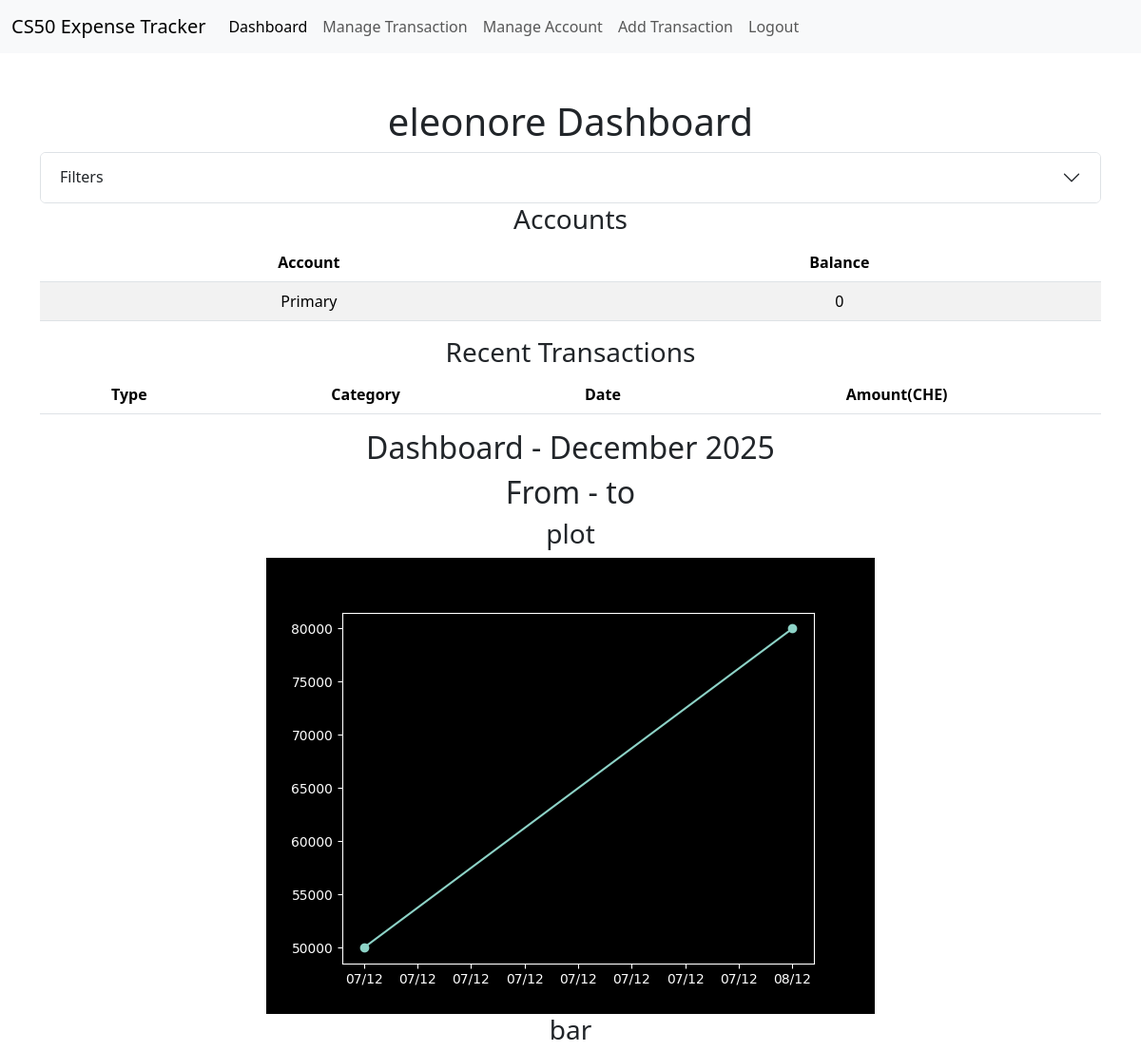
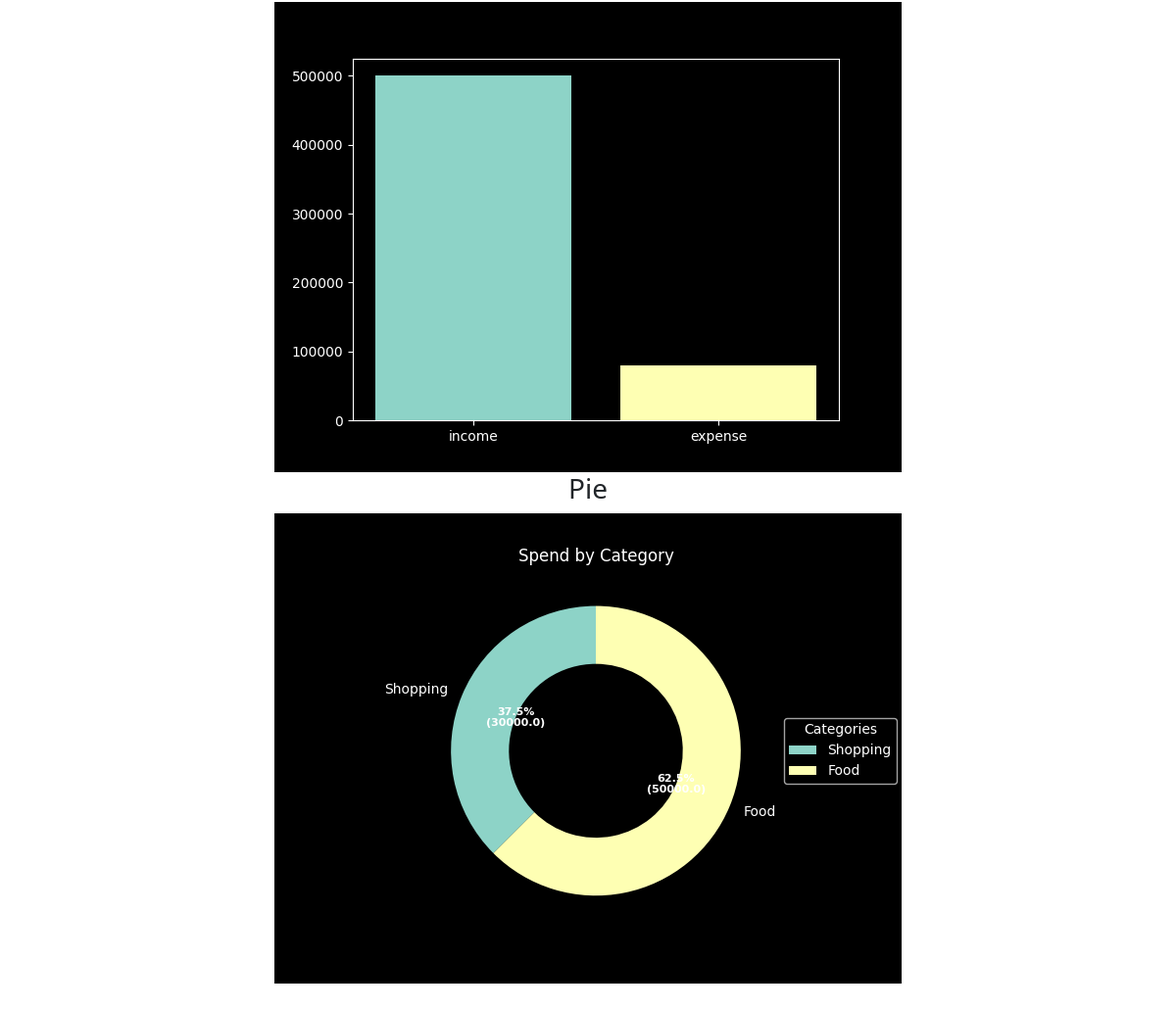
The app's page /get_charts (signed in) with its own data (2 pictures, top to bottom).
### tables this page shows
CREATE TABLE "users" (
  id       INTEGER PRIMARY KEY AUTOINCREMENT NOT NULL,
  username TEXT NOT NULL UNIQUE,
  hash     TEXT NOT NULL
);

CREATE TABLE accounts (
    id INTEGER PRIMARY KEY AUTOINCREMENT NOT NULL, 
    user_id INTEGER NOT NULL,
    account_name TEXT NOT NULL,
    balance_cents INTEGER NOT NULL DEFAULT 0,
    UNIQUE (user_id, account_name),
    FOREIGN KEY (user_id) REFERENCES users(id) ON DELETE CASCADE
);

### app.py (the view, shortened to what this page needs)
@app.route("/get_charts", methods=["GET", "POST"])
def get_charts():
    if (request.method == "GET"):
        current_date = date.today()
        start = current_date + relativedelta(day=1)
        end = current_date + relativedelta(months=1)
        month_name = start.strftime("%B")
        month_year = start.strftime("%Y")
        try:
            getLine(start, end)
        except:
            return render_template("error.html", message="Error with line graph")
        try:
            getBar(start, end)
        except:
            return render_template("error.html", message="Error with bar graph")
        try:
            getPie(start, end)
        except:
            return render_template("error.html", message="Error with pie graph")
        con = conDbDict()
        cur = con.cursor()
        user = getUser()
        transactions = getTrans(5)
        accounts = cur.execute("SELECT account_name, balance_cents, id FROM accounts WHERE user_id = ?", (user["id"],)).fetchall()
        categories = getCats()
        con.close()
        return render_template("index.html", accounts=accounts, categories=categories, bar="static/my_bar_expesne_vs_income.png", chart="static/my_line-expsnses.png", month_name=month_name, month_year=month_year, pie="static/my_pie_expenses.png", transactions=transactions, types=TYPES, user=user)

### app.py (called while the page is built)
@app.after_request
def after_request(response):
    response.headers["Cache-Control"] = "no-cache, no-store, must-revalidate"
    response.headers["Expires"] = 0
    response.headers["Pragma"] = "no-cache"
    return response

### helpers.py (called while the page is built)
def conDbDict(db = "final.db"):
        con = sqlite3.connect(db)
        con.row_factory = sqlite3.Row
        con.execute("PRAGMA foreign_keys = ON")
        return con

def getCats():
     con = conDbDict()
     cur = con.cursor()
     user = getUser()
     categories = cur.execute("SELECT name, id FROM categories WHERE user_id = ?", (user["id"],)).fetchall()
     con.close()
     return categories

def getTrans(limit = 0):
    con = conDbDict()
    cur = con.cursor()
    user = getUser()
    if (limit == 0):
        transactions = cur.execute("SELECT amount_cents, account_id, category, id, trans_date, trans_type FROM transactions where created_by_user_id = ? ORDER BY trans_date", (user["id"],)).fetchall()
    else:
        query = f"""SELECT amount_cents, account_id, category, trans_date, id, trans_type FROM transactions where created_by_user_id = ? ORDER BY trans_date LIMIT {int(limit)}"""
        transactions = cur.execute(query, (user["id"], )).fetchall()
    con.close()
    return transactions

def getUser():
    con = conDbDict()
    cur = con.cursor()
    user = cur.execute("SELECT id, username FROM users WHERE id = ?", (session["user_id"],)).fetchone()
    con.close()
    return user

### templates/index.html (shortened to what this page needs)
{% extends "layout.html" %}
{% block main %}
    <h1>{{ user.username }} Dashboard</h1>
    <div class="accordion" id="accordionExample">
        <div class="accordion-item">
            <h2 class="accordion-header">
            <button class="accordion-button collapsed" type="button" data-bs-toggle="collapse" data-bs-target="#collapseOne" aria-expanded="false" aria-controls="collapseOne">
                Filters
            </button>
            </h2>
        </div>
    </div>
     <h3>Accounts</h3>
     <table class="table table-striped">
        <thead>
            <tr>
                <th>
                    Account
                </th>
                <th>
                    Balance
                </th>
            </tr>
        </thead>
        <tbody>
            {% for account in accounts %}
                <tr>
                    <td>
                        {{ account.account_name}}
                    </td>
                    <td>
                        {{ account.balance_cents}}
                    </td>
                </tr>
            {% endfor %}
        </tbody>
     </table>
     <h3>Recent Transactions</h3>
    <table class="table table-striped">
        <thead>
            <tr>
                <th>Type</th>
                <th>Category</th>
                <th>Date</th>
                <th>Amount(CHE)</th>
            </tr>
        </thead>
    </table>
    <h2>Dashboard - {{ month_name }} {{  month_year }}</h2>
    <h2> From - {{ start }} to {{ end }}</h2>
    <h3>plot</h3>
    <img src="{{ chart }}">
    <h3>bar</h3>
    <img src="{{ bar }}">
    <h3>Pie</h3>
    <img src="{{ pie }}">
{% endblock %}

### templates/layout.html (shortened to what this page needs)
<!doctype html>
<html lang="en">
  <head>
    <link href="https://cdn.jsdelivr.net/npm/bootstrap@5.3.8/dist/css/bootstrap.min.css" rel="stylesheet">
  </head>
  <body>
    <nav class="navbar navbar-expand-lg bg-body-tertiary">
        <div class="container-fluid">
            <a class="navbar-brand" href="/">CS50 Expense Tracker</a>
            <div class="collapse navbar-collapse" id="navbarNav">
              {% if session["user_id"] %}
                <ul class="navbar-nav">
                    <li class="nav-item">
                      <a class="nav-link active" aria-current="page" href="/">Dashboard</a>
                    </li>
                    <li class="nav-item">
                    <a class="nav-link" href="/manage_transactions">Manage Transaction</a>
                    </li>
                    <li class="nav-item">
                    <a class="nav-link" href="/manage_accounts">Manage Account</a>
                    </li>
                    <li class="nav-item">
                    <a class="nav-link" href="/add_transaction">Add Transaction</a>
                    </li>
                </ul>
                <ul class="navbar-nav">
                  <li class="nav-item">
                      <a class="nav-link" href="/logout">Logout</a>
                  </li>
                </ul>
              {% endif %}
            </div>
        </div>
    </nav>
    <main class="container py-5 text-center">
      {% block main %}{% endblock %}
    </main>
  </body>
</html>

### records on screen
users: username "eleonore"
accounts: account_name "Primary", balance_cents "0"

### other values on screen
{{ month_name }} "December"
{{ month_year }} "2025"
